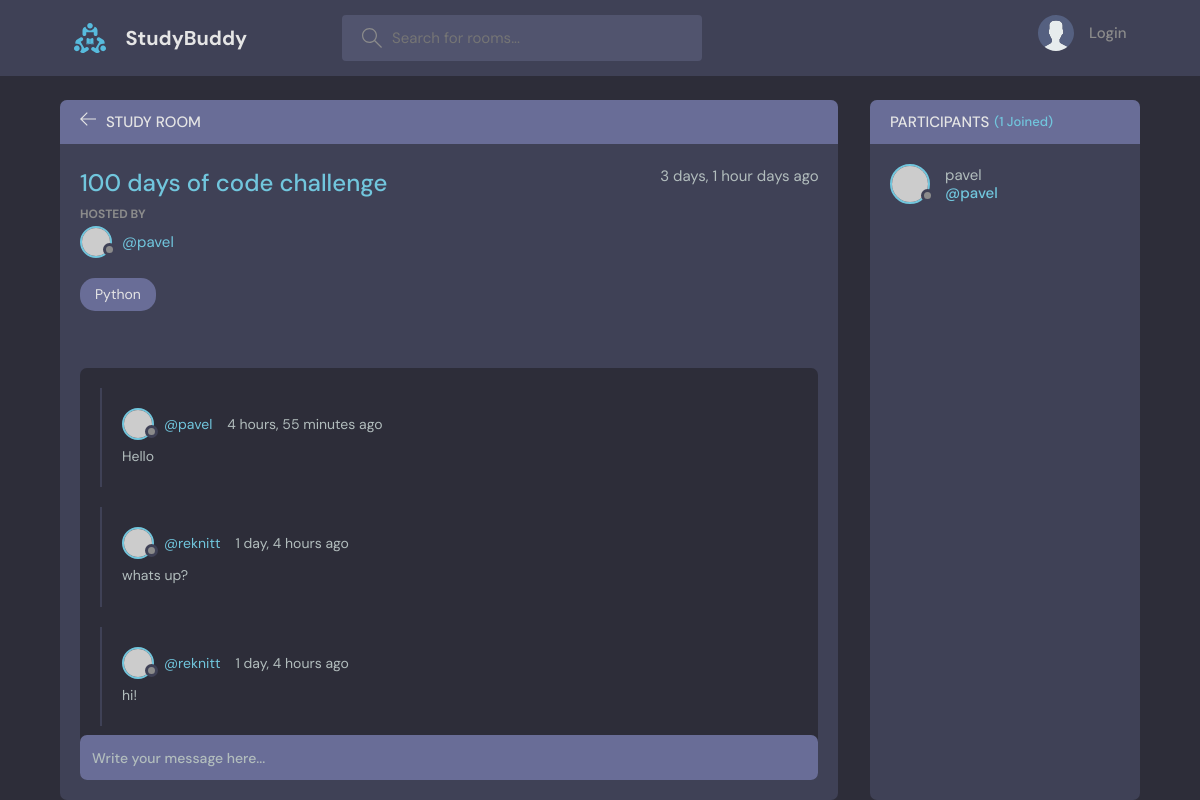
Page /room/3 on the committed database.
### base/models.py (models this page shows, shortened)
class Room(models.Model):
    host = models.ForeignKey(User, on_delete=models.SET_NULL, null=True)
    topic = models.ForeignKey(Topic, on_delete=models.SET_NULL, null=True)
    objects = models.Manager()
    name = models.CharField(max_length=200)
    description = models.TextField(null=True, blank=True)
    participants = models.ManyToManyField(User, related_name='participants', blank=True)
    updated = models.DateTimeField(auto_now=True)
    created = models.DateTimeField(auto_now_add=True)
    class Meta:
        ordering = ['-updated', '-created']

class Topic(models.Model):
    objects = models.Manager()
    name = models.CharField(max_length=200)
    def __str__(self):
        return self.name

class Message(models.Model):
    user = models.ForeignKey(User, on_delete=models.CASCADE)
    room = models.ForeignKey(Room, on_delete=models.CASCADE)
    body = models.TextField()
    updated = models.DateTimeField(auto_now=True)
    created = models.DateTimeField(auto_now_add=True)
    objects = models.Manager()
    class Meta:
        ordering = ['-updated', '-created']

### base/views.py (the view, shortened to what this page needs)
# urls.py: path('room/<str:pk>', views.room, name="room"),
def room(request, pk):
    room = Room.objects.get(id=pk)
    room_messages = room.message_set.all()
    participants = room.participants.all()
    context = {'room': room, 'room_messages': room_messages, 'participants': participants}
    return render(request, 'room.html', context)

### templates/room.html (shortened to what this page needs)
{% extends 'main.html' %}
{% block content %}
<main class="profile-page layout layout--2">
  <div class="container">
    <div class="room">
      <div class="room__top">
        <div class="room__topLeft">
          <a href="{% url 'home' %}">
            <svg version="1.1" xmlns="http://www.w3.org/2000/svg" width="32" height="32" viewBox="0 0 32 32">
              <title>arrow-left</title>
              <path
                d="M13.723 2.286l-13.723 13.714 13.719 13.714 1.616-1.611-10.96-10.96h27.625v-2.286h-27.625l10.965-10.965-1.616-1.607z"
              ></path>
            </svg>
          </a>
          <h3>Study Room</h3>
        </div>
      </div>
      <div class="room__box scroll">
        <div class="room__header scroll">
          <div class="room__info">
            <h3>{{ room.name }}</h3>
            <span>{{room.created|timesince}} days ago</span>
          </div>
          <div class="room__hosted">
            <p>Hosted By</p>
            <a href="{% url 'user-profile' room.host.id %}" class="room__author">
              <div class="avatar avatar--small">
                <img src="https://randomuser.me/api/portraits/men/37.jpg" />
              </div>
              <span>@{{room.host.username}}</span>
            </a>
          </div>
          <span class="room__topics">{{room.topic}}</span>
        </div>
        <div class="room__conversation">
          <div class="threads scroll">
            {% for message in room_messages %}
            <div class="thread">
              <div class="thread__top">
                <div class="thread__author">
                  <a href="{% url 'user-profile' message.user.id %}" class="thread__authorInfo">
                    <div class="avatar avatar--small">
                      <img src="https://randomuser.me/api/portraits/men/37.jpg" />
                    </div>
                    <span>@{{message.user.username}}</span>
                  </a>
                  <span class="thread__date">{{message.created|timesince}} ago</span>
                </div>
              </div>
              <div class="thread__details">
                {{message.body}}
              </div>
            </div>
            {% endfor %}
        </div>
        </div>
      </div>
      <div class="room__message">
        <form method="post" action="">
          <input name="body" placeholder="Write your message here..." />
        </form>
      </div>
    </div>
    <div class="participants">
      <h3 class="participants__top">Participants <span>({{participants.count}} Joined)</span></h3>
      <div class="participants__list scroll">
        {% for user in participants %}
        <a href="{% url 'user-profile' user.id %}" class="participant">
          <div class="avatar avatar--medium">
            <img src="https://randomuser.me/api/portraits/men/37.jpg" />
          </div>
          <p>
            {{ user.username }}
            <span>@{{user.username}}</span>
          </p>
        </a>
        {% endfor %}
      </div>
    </div>
  </div>
</main>
{% endblock %}

### rows in the picture
Room: name "100 days of code challenge", created "3 days, 1 hour", host.username "pavel", topic "Python"
Message: user.username "pavel", created "4 hours, 55 minutes", body "Hello"
Message: user.username "reknitt", created "1 day, 4 hours", body "whats up?"
Message: user.username "reknitt", created "1 day, 4 hours", body "hi!"

### other values in the picture
{{ participants.count }} "1"
{{ user.username }} "pavel"
